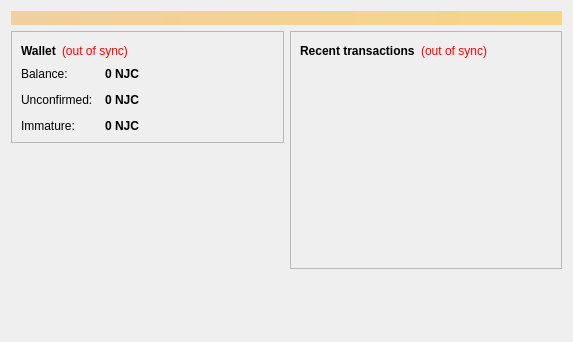
<?xml version="1.0" encoding="UTF-8"?>
<ui version="4.0">
 <class>OverviewPage</class>
 <widget class="QWidget" name="OverviewPage">
  <property name="geometry">
   <rect>
    <x>0</x>
    <y>0</y>
    <width>573</width>
    <height>342</height>
   </rect>
  </property>
  <property name="windowTitle">
   <string>Form</string>
  </property>
  <layout class="QVBoxLayout" name="topLayout">
   <item>
    <widget class="QLabel" name="labelAlerts">
     <property name="visible">
      <bool>false</bool>
     </property>
     <property name="styleSheet">
      <string notr="true">background-color: qlineargradient(x1: 0, y1: 0, x2: 1, y2: 0, stop:0 #F0D0A0, stop:1 #F8D488); color:#000000;</string>
     </property>
     <property name="wordWrap">
      <bool>true</bool>
     </property>
     <property name="margin">
      <number>3</number>
     </property>
    </widget>
   </item>
   <item>
    <layout class="QHBoxLayout" name="horizontalLayout" stretch="1,1">
     <item>
      <layout class="QVBoxLayout" name="verticalLayout_2">
       <item>
        <widget class="QFrame" name="frame">
         <property name="frameShape">
          <enum>QFrame::StyledPanel</enum>
         </property>
         <property name="frameShadow">
          <enum>QFrame::Raised</enum>
         </property>
         <layout class="QVBoxLayout" name="verticalLayout_4">
          <item>
           <layout class="QHBoxLayout" name="horizontalLayout_4">
            <item>
             <widget class="QLabel" name="label_5">
              <property name="font">
               <font>
                <weight>75</weight>
                <bold>true</bold>
               </font>
              </property>
              <property name="text">
               <string>Wallet</string>
              </property>
             </widget>
            </item>
            <item>
             <widget class="QLabel" name="labelWalletStatus">
              <property name="toolTip">
               <string>The displayed information may be out of date. Your wallet automatically synchronizes with the Ninjacoin network after a connection is established, but this process has not completed yet.</string>
              </property>
              <property name="styleSheet">
               <string notr="true">QLabel { color: red; }</string>
              </property>
              <property name="text">
               <string notr="true">(out of sync)</string>
              </property>
              <property name="alignment">
               <set>Qt::AlignLeading|Qt::AlignLeft|Qt::AlignVCenter</set>
              </property>
             </widget>
            </item>
            <item>
             <spacer name="horizontalSpacer_2">
              <property name="orientation">
               <enum>Qt::Horizontal</enum>
              </property>
              <property name="sizeHint" stdset="0">
               <size>
                <width>40</width>
                <height>20</height>
               </size>
              </property>
             </spacer>
            </item>
           </layout>
          </item>
          <item>
           <layout class="QFormLayout" name="formLayout_2">
            <property name="fieldGrowthPolicy">
             <enum>QFormLayout::AllNonFixedFieldsGrow</enum>
            </property>
            <property name="horizontalSpacing">
             <number>12</number>
            </property>
            <property name="verticalSpacing">
             <number>12</number>
            </property>
            <item row="0" column="0">
             <widget class="QLabel" name="label">
              <property name="text">
               <string>Balance:</string>
              </property>
             </widget>
            </item>
            <item row="0" column="1">
             <widget class="QLabel" name="labelBalance">
              <property name="font">
               <font>
                <weight>75</weight>
                <bold>true</bold>
               </font>
              </property>
              <property name="cursor">
               <cursorShape>IBeamCursor</cursorShape>
              </property>
              <property name="toolTip">
               <string>Your current balance</string>
              </property>
              <property name="text">
               <string notr="true">0 NJC</string>
              </property>
              <property name="textInteractionFlags">
               <set>Qt::LinksAccessibleByMouse|Qt::TextSelectableByKeyboard|Qt::TextSelectableByMouse</set>
              </property>
             </widget>
            </item>
            <item row="1" column="0">
             <widget class="QLabel" name="label_3">
              <property name="text">
               <string>Unconfirmed:</string>
              </property>
             </widget>
            </item>
            <item row="1" column="1">
             <widget class="QLabel" name="labelUnconfirmed">
              <property name="font">
               <font>
                <weight>75</weight>
                <bold>true</bold>
               </font>
              </property>
              <property name="cursor">
               <cursorShape>IBeamCursor</cursorShape>
              </property>
              <property name="toolTip">
               <string>Total of transactions that have yet to be confirmed, and do not yet count toward the current balance</string>
              </property>
              <property name="text">
               <string notr="true">0 NJC</string>
              </property>
              <property name="textInteractionFlags">
               <set>Qt::LinksAccessibleByMouse|Qt::TextSelectableByKeyboard|Qt::TextSelectableByMouse</set>
              </property>
             </widget>
            </item>
            <item row="2" column="0">
             <widget class="QLabel" name="labelImmatureText">
              <property name="text">
               <string>Immature:</string>
              </property>
             </widget>
            </item>
            <item row="2" column="1">
             <widget class="QLabel" name="labelImmature">
              <property name="font">
               <font>
                <weight>75</weight>
                <bold>true</bold>
               </font>
              </property>
              <property name="toolTip">
               <string>Mined balance that has not yet matured</string>
              </property>
              <property name="text">
               <string notr="true">0 NJC</string>
              </property>
              <property name="textInteractionFlags">
               <set>Qt::LinksAccessibleByMouse|Qt::TextSelectableByKeyboard|Qt::TextSelectableByMouse</set>
              </property>
             </widget>
            </item>
           </layout>
          </item>
         </layout>
        </widget>
       </item>
       <item>
        <spacer name="verticalSpacer">
         <property name="orientation">
          <enum>Qt::Vertical</enum>
         </property>
         <property name="sizeHint" stdset="0">
          <size>
           <width>20</width>
           <height>40</height>
          </size>
         </property>
        </spacer>
       </item>
      </layout>
     </item>
     <item>
      <layout class="QVBoxLayout" name="verticalLayout_3">
       <item>
        <widget class="QFrame" name="frame_2">
         <property name="frameShape">
          <enum>QFrame::StyledPanel</enum>
         </property>
         <property name="frameShadow">
          <enum>QFrame::Raised</enum>
         </property>
         <layout class="QVBoxLayout" name="verticalLayout">
          <item>
           <layout class="QHBoxLayout" name="horizontalLayout_2">
            <item>
             <widget class="QLabel" name="label_4">
              <property name="text">
               <string>&lt;b&gt;Recent transactions&lt;/b&gt;</string>
              </property>
             </widget>
            </item>
            <item>
             <widget class="QLabel" name="labelTransactionsStatus">
              <property name="toolTip">
               <string>The displayed information may be out of date. Your wallet automatically synchronizes with the Ninjacoin network after a connection is established, but this process has not completed yet.</string>
              </property>
              <property name="styleSheet">
               <string notr="true">QLabel { color: red; }</string>
              </property>
              <property name="text">
               <string notr="true">(out of sync)</string>
              </property>
              <property name="alignment">
               <set>Qt::AlignRight|Qt::AlignTrailing|Qt::AlignVCenter</set>
              </property>
             </widget>
            </item>
            <item>
             <spacer name="horizontalSpacer">
              <property name="orientation">
               <enum>Qt::Horizontal</enum>
              </property>
              <property name="sizeHint" stdset="0">
               <size>
                <width>40</width>
                <height>20</height>
               </size>
              </property>
             </spacer>
            </item>
           </layout>
          </item>
          <item>
           <widget class="QListView" name="listTransactions">
            <property name="styleSheet">
             <string notr="true">QListView { background: transparent; }</string>
            </property>
            <property name="frameShape">
             <enum>QFrame::NoFrame</enum>
            </property>
            <property name="verticalScrollBarPolicy">
             <enum>Qt::ScrollBarAlwaysOff</enum>
            </property>
            <property name="horizontalScrollBarPolicy">
             <enum>Qt::ScrollBarAlwaysOff</enum>
            </property>
            <property name="selectionMode">
             <enum>QAbstractItemView::NoSelection</enum>
            </property>
           </widget>
          </item>
         </layout>
        </widget>
       </item>
       <item>
        <spacer name="verticalSpacer_2">
         <property name="orientation">
          <enum>Qt::Vertical</enum>
         </property>
         <property name="sizeHint" stdset="0">
          <size>
           <width>20</width>
           <height>40</height>
          </size>
         </property>
        </spacer>
       </item>
      </layout>
     </item>
    </layout>
   </item>
  </layout>
 </widget>
 <resources/>
 <connections/>
</ui>
